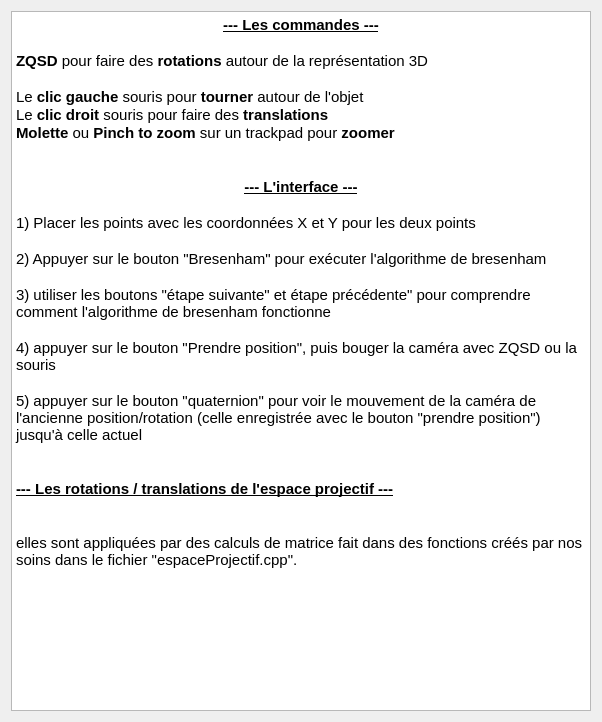
<?xml version="1.0" encoding="UTF-8"?>
<ui version="4.0">
 <class>aideWindow</class>
 <widget class="QDialog" name="aideWindow">
  <property name="windowModality">
   <enum>Qt::WindowModal</enum>
  </property>
  <property name="geometry">
   <rect>
    <x>0</x>
    <y>0</y>
    <width>602</width>
    <height>722</height>
   </rect>
  </property>
  <property name="windowTitle">
   <string>Dialog</string>
  </property>
  <layout class="QVBoxLayout" name="verticalLayout">
   <item>
    <widget class="QTextBrowser" name="textBrowser">
     <property name="html">
      <string>&lt;!DOCTYPE HTML PUBLIC &quot;-//W3C//DTD HTML 4.0//EN&quot; &quot;http://www.w3.org/TR/REC-html40/strict.dtd&quot;&gt;
&lt;html&gt;&lt;head&gt;&lt;meta name=&quot;qrichtext&quot; content=&quot;1&quot; /&gt;&lt;style type=&quot;text/css&quot;&gt;
p, li { white-space: pre-wrap; }
&lt;/style&gt;&lt;/head&gt;&lt;body style=&quot; font-family:'Ubuntu'; font-size:11pt; font-weight:400; font-style:normal;&quot;&gt;
&lt;p align=&quot;center&quot; style=&quot; margin-top:0px; margin-bottom:0px; margin-left:0px; margin-right:0px; -qt-block-indent:0; text-indent:0px;&quot;&gt;&lt;span style=&quot; font-weight:600; text-decoration: underline;&quot;&gt;--- Les commandes ---&lt;/span&gt;&lt;/p&gt;
&lt;p align=&quot;center&quot; style=&quot;-qt-paragraph-type:empty; margin-top:0px; margin-bottom:0px; margin-left:0px; margin-right:0px; -qt-block-indent:0; text-indent:0px; font-weight:600; text-decoration: underline;&quot;&gt;&lt;br /&gt;&lt;/p&gt;
&lt;p style=&quot; margin-top:0px; margin-bottom:0px; margin-left:0px; margin-right:0px; -qt-block-indent:0; text-indent:0px;&quot;&gt;&lt;span style=&quot; font-weight:600;&quot;&gt;ZQSD&lt;/span&gt; pour faire des &lt;span style=&quot; font-weight:600;&quot;&gt;rotations&lt;/span&gt; autour de la représentation 3D&lt;/p&gt;
&lt;p style=&quot;-qt-paragraph-type:empty; margin-top:0px; margin-bottom:0px; margin-left:0px; margin-right:0px; -qt-block-indent:0; text-indent:0px;&quot;&gt;&lt;br /&gt;&lt;/p&gt;
&lt;p style=&quot; margin-top:0px; margin-bottom:0px; margin-left:0px; margin-right:0px; -qt-block-indent:0; text-indent:0px;&quot;&gt;Le &lt;span style=&quot; font-weight:600;&quot;&gt;clic gauche&lt;/span&gt; souris pour &lt;span style=&quot; font-weight:600;&quot;&gt;tourner&lt;/span&gt; autour de l'objet&lt;/p&gt;
&lt;p style=&quot; margin-top:0px; margin-bottom:0px; margin-left:0px; margin-right:0px; -qt-block-indent:0; text-indent:0px;&quot;&gt;Le &lt;span style=&quot; font-weight:600;&quot;&gt;clic droit &lt;/span&gt;souris pour faire des &lt;span style=&quot; font-weight:600;&quot;&gt;translations&lt;/span&gt;&lt;/p&gt;
&lt;p style=&quot; margin-top:0px; margin-bottom:0px; margin-left:0px; margin-right:0px; -qt-block-indent:0; text-indent:0px;&quot;&gt;&lt;span style=&quot; font-weight:600;&quot;&gt;Molette&lt;/span&gt; ou &lt;span style=&quot; font-weight:600;&quot;&gt;Pinch to zoom&lt;/span&gt; sur un trackpad pour &lt;span style=&quot; font-weight:600;&quot;&gt;zoomer&lt;/span&gt;&lt;/p&gt;
&lt;p style=&quot;-qt-paragraph-type:empty; margin-top:0px; margin-bottom:0px; margin-left:0px; margin-right:0px; -qt-block-indent:0; text-indent:0px;&quot;&gt;&lt;br /&gt;&lt;/p&gt;
&lt;p style=&quot;-qt-paragraph-type:empty; margin-top:0px; margin-bottom:0px; margin-left:0px; margin-right:0px; -qt-block-indent:0; text-indent:0px;&quot;&gt;&lt;br /&gt;&lt;/p&gt;
&lt;p align=&quot;center&quot; style=&quot; margin-top:0px; margin-bottom:0px; margin-left:0px; margin-right:0px; -qt-block-indent:0; text-indent:0px;&quot;&gt;&lt;span style=&quot; font-weight:600; text-decoration: underline;&quot;&gt;--- L'interface ---&lt;/span&gt;&lt;/p&gt;
&lt;p align=&quot;center&quot; style=&quot; margin-top:0px; margin-bottom:0px; margin-left:0px; margin-right:0px; -qt-block-indent:0; text-indent:0px;&quot;&gt; &lt;/p&gt;
&lt;p style=&quot; margin-top:0px; margin-bottom:0px; margin-left:0px; margin-right:0px; -qt-block-indent:0; text-indent:0px;&quot;&gt;1) Placer les points avec les coordonnées X et Y pour les deux points&lt;/p&gt;
&lt;p style=&quot;-qt-paragraph-type:empty; margin-top:0px; margin-bottom:0px; margin-left:0px; margin-right:0px; -qt-block-indent:0; text-indent:0px;&quot;&gt;&lt;br /&gt;&lt;/p&gt;
&lt;p style=&quot; margin-top:0px; margin-bottom:0px; margin-left:0px; margin-right:0px; -qt-block-indent:0; text-indent:0px;&quot;&gt;2) Appuyer sur le bouton &amp;quot;Bresenham&amp;quot; pour exécuter l'algorithme de bresenham&lt;/p&gt;
&lt;p style=&quot;-qt-paragraph-type:empty; margin-top:0px; margin-bottom:0px; margin-left:0px; margin-right:0px; -qt-block-indent:0; text-indent:0px;&quot;&gt;&lt;br /&gt;&lt;/p&gt;
&lt;p style=&quot; margin-top:0px; margin-bottom:0px; margin-left:0px; margin-right:0px; -qt-block-indent:0; text-indent:0px;&quot;&gt;3) utiliser les boutons &amp;quot;étape suivante&amp;quot; et étape précédente&amp;quot; pour comprendre comment l'algorithme de bresenham fonctionne&lt;/p&gt;
&lt;p style=&quot;-qt-paragraph-type:empty; margin-top:0px; margin-bottom:0px; margin-left:0px; margin-right:0px; -qt-block-indent:0; text-indent:0px;&quot;&gt;&lt;br /&gt;&lt;/p&gt;
&lt;p style=&quot; margin-top:0px; margin-bottom:0px; margin-left:0px; margin-right:0px; -qt-block-indent:0; text-indent:0px;&quot;&gt;4) appuyer sur le bouton &amp;quot;Prendre position&amp;quot;, puis bouger la caméra avec ZQSD ou la souris&lt;/p&gt;
&lt;p style=&quot;-qt-paragraph-type:empty; margin-top:0px; margin-bottom:0px; margin-left:0px; margin-right:0px; -qt-block-indent:0; text-indent:0px;&quot;&gt;&lt;br /&gt;&lt;/p&gt;
&lt;p style=&quot; margin-top:0px; margin-bottom:0px; margin-left:0px; margin-right:0px; -qt-block-indent:0; text-indent:0px;&quot;&gt;5) appuyer sur le bouton &amp;quot;quaternion&amp;quot; pour voir le mouvement de la caméra de l'ancienne position/rotation (celle enregistrée avec le bouton &amp;quot;prendre position&amp;quot;) jusqu'à celle actuel&lt;/p&gt;
&lt;p style=&quot;-qt-paragraph-type:empty; margin-top:0px; margin-bottom:0px; margin-left:0px; margin-right:0px; -qt-block-indent:0; text-indent:0px;&quot;&gt;&lt;br /&gt;&lt;/p&gt;
&lt;p style=&quot;-qt-paragraph-type:empty; margin-top:0px; margin-bottom:0px; margin-left:0px; margin-right:0px; -qt-block-indent:0; text-indent:0px;&quot;&gt;&lt;br /&gt;&lt;/p&gt;
&lt;p style=&quot; margin-top:0px; margin-bottom:0px; margin-left:0px; margin-right:0px; -qt-block-indent:0; text-indent:0px;&quot;&gt;&lt;span style=&quot; font-weight:600; text-decoration: underline;&quot;&gt;--- Les rotations / translations de l'espace projectif ---&lt;/span&gt;&lt;/p&gt;
&lt;p align=&quot;center&quot; style=&quot;-qt-paragraph-type:empty; margin-top:0px; margin-bottom:0px; margin-left:0px; margin-right:0px; -qt-block-indent:0; text-indent:0px; font-weight:600; text-decoration: underline;&quot;&gt;&lt;br /&gt;&lt;/p&gt;
&lt;p style=&quot;-qt-paragraph-type:empty; margin-top:0px; margin-bottom:0px; margin-left:0px; margin-right:0px; -qt-block-indent:0; text-indent:0px;&quot;&gt;&lt;br /&gt;&lt;/p&gt;
&lt;p style=&quot; margin-top:0px; margin-bottom:0px; margin-left:0px; margin-right:0px; -qt-block-indent:0; text-indent:0px;&quot;&gt;elles sont appliquées par des calculs de matrice fait dans des fonctions créés par nos soins dans le fichier &amp;quot;espaceProjectif.cpp&amp;quot;.&lt;/p&gt;&lt;/body&gt;&lt;/html&gt;</string>
     </property>
    </widget>
   </item>
  </layout>
 </widget>
 <resources/>
 <connections/>
</ui>
